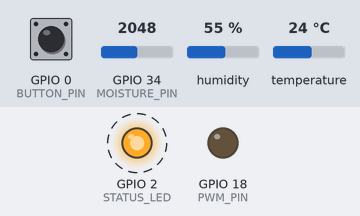
Bench run of a program on a simulated ESP32. On the bench: output pins drawn as LEDs (lit = HIGH). Dashed ring = blinking. The test bench sets the inputs (shaded band); at power-on: GPIO 34 (MOISTURE_PIN) = 2048, GPIO 0 (BUTTON_PIN) HIGH, humidity 55 %, temperature 24 °C (analog values on the 0–4095 scale). WiFi joins after 1.5 s; servers stay silent unless stated; no MQTT or app messages arrive unless stated; what the program prints to the serial monitor is not drawn.

Above: at 1.57 s.
2.1 s: GPIO 34 (MOISTURE_PIN) set to 2207
At 3.9 s:
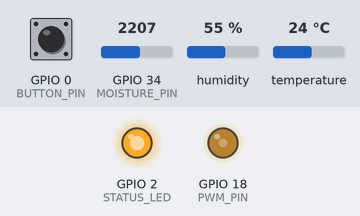
7.5 s: GPIO 34 (MOISTURE_PIN) set to 491
At 10.1 s:
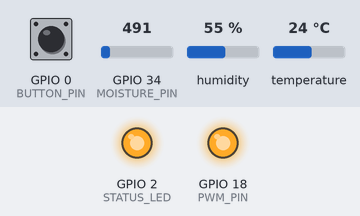
15.8 s: GPIO 0 (BUTTON_PIN) pulled LOW for 0.2 s
19.3 s: GPIO 34 (MOISTURE_PIN) set to 3040
At 21.7 s:
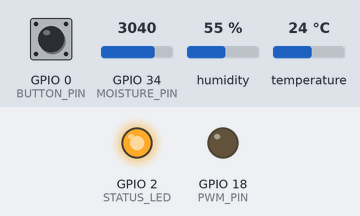
25.5 s: GPIO 34 (MOISTURE_PIN) set to 2970
29.0 s: GPIO 34 (MOISTURE_PIN) set to 2867
At 31.1 s:
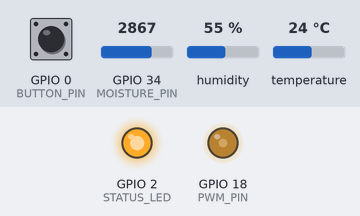
Timing chart, 0 to 37.6 s (numbered marks = the images above; inputs shaded):
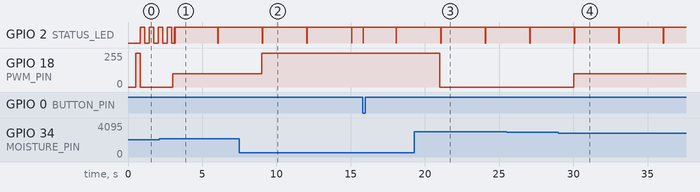

Measured:
- the behaviour switches between 2153 and 2154 on GPIO 34 (MOISTURE_PIN) (found by bisection; images 0 and 1)
- the behaviour switches between 2936 and 2935 on GPIO 34 (MOISTURE_PIN) (found by bisection; images 3 and 4)
- after the input at 2.1 s, GPIO 18 (PWM_PIN): 0/255 → 100/255 after 0.91 s
- after the input at 7.5 s, GPIO 18 (PWM_PIN): 100/255 → 255/255 after 1.5 s
- after the input at 19.3 s, GPIO 18 (PWM_PIN): 255/255 → 0/255 after 1.7 s
- after the input at 29.0 s, GPIO 18 (PWM_PIN): 0/255 → 100/255 after 1.0 s
- by itself, GPIO 2 (STATUS_LED): alternates HIGH for 3.0 s and LOW for 0.03 s

The program:

main.cpp
```cpp
/**
 * esp32_firmware/src/main.cpp
 * TESA Top Gun Rally 2026 - Production-Ready Sensing Node Firmware
 * Dual Target Support: ESP32 WROOM-32 (Testing) & ESP32-S3 N16R8 (Competition)
 *
 * Features:
 * 1. Automatic Pinout Mapping based on target chip (WROOM-32 vs ESP32-S3)
 * 2. Analog ADC Reading with 16-sample Moving Average + Two-Point Calibration
 * 3. Closed-Loop PWM Actuation (Exhaust Fan / Heater Control based on moisture)
 * 4. Digital I/O Interrupt (BOOT Button for instant telemetry trigger & calibration)
 * 5. Non-Blocking Wi-Fi & MQTT Reconnection State Machine (Zero-Freezing)
 * 6. Compliant JSON Telemetry conforming to shared/schemas.py
 */

#include <Arduino.h>
#include <WiFi.h>
#include <PubSubClient.h>
#include <ArduinoJson.h>
#include <DHT.h>

// ==============================================================================
// 1. PIN CONFIGURATION (AUTO-DETECT CHIP TARGET)
// ==============================================================================
#if defined(CONFIG_IDF_TARGET_ESP32S3)
    // --- ESP32-S3 N16R8 (Tournament Board) ---
    #define BOARD_NAME          "ESP32-S3-N16R8"
    const int MOISTURE_PIN    = 4;   // ADC1_CH3 on ESP32-S3 (Safe for Wi-Fi)
    const int PWM_PIN         = 18;  // PWM Actuator (Exhaust Fan / Heater)
    const int STATUS_LED      = 2;   // Onboard LED
    const int BUTTON_PIN      = 0;   // BOOT Button (Active LOW)
    const int DHT_PIN         = 15;  // Digital Pin for DHT11 Temp/Humidity
#else
    // --- ESP32 WROOM-32 (Development / Testing Board) ---
    #define BOARD_NAME          "ESP32-WROOM-32"
    const int MOISTURE_PIN    = 34;  // ADC1_CH6 on WROOM (Input-only, Safe for Wi-Fi)
    const int PWM_PIN         = 18;  // PWM Actuator (Exhaust Fan / Heater)
    const int STATUS_LED      = 2;   // Onboard Blue LED
    const int BUTTON_PIN      = 0;   // BOOT Button (Active LOW)
    const int DHT_PIN         = 15;  // Digital Pin for DHT11 Temp/Humidity
#endif

#define DHTTYPE DHT11
DHT dht(DHT_PIN, DHTTYPE);

// ==============================================================================
// 2. NETWORK & MQTT CONFIGURATION
// ==============================================================================
// หมายเหตุ: ปรับ SSID / Password ให้ตรงกับ Hotspot หรือเราเตอร์ทีม
const char* WIFI_SSID       = "Sorn";
const char* WIFI_PASSWORD   = "11333356";

// IP ของคอมพิวเตอร์ที่รัน Mosquitto MQTT Broker ในวง LAN
const char* MQTT_BROKER     = "172.20.10.3"; // ค่า Default หรือเปลี่ยนเป็น IP เครื่อง Mac
const int   MQTT_PORT       = 1883;

const char* BATCH_ID        = "CPN-2026-B001";
const char* DEVICE_ID       = "esp32_sensing_01";

// ==============================================================================
// 3. CALIBRATION & DRYING PROCESS CONSTANTS
// ==============================================================================
// Two-Point Calibration สำหรับแปลงค่า ADC เป็นค่าความชื้นเมล็ดกาแฟ (%)
// ค่ามาตรฐานส่งออกกาแฟโรบัสตาชุมพร: 10.5% - 12.5%
int   CALIB_ADC_DRY         = 3400; // ค่า ADC เมื่อเมล็ดแห้ง (~10.0%)
float CALIB_MOISTURE_DRY    = 10.0;
int   CALIB_ADC_WET         = 1200; // ค่า ADC เมื่อเมล็ดสด/ชื้น (~14.5%)
float CALIB_MOISTURE_WET    = 14.5;

// การตั้งค่า PWM สำหรับพัดลมระบายความชื้น (LEDC Peripheral)
const uint32_t PWM_FREQ     = 5000; // 5 kHz
const uint8_t  PWM_RES      = 8;    // 8-bit resolution (0 - 255)
const uint8_t  PWM_CHANNEL  = 0;

// ==============================================================================
// 4. GLOBAL STATE & TIMERS
// ==============================================================================
WiFiClient espClient;
PubSubClient mqttClient(espClient);

unsigned long lastPublishTime  = 0;
const unsigned long PUBLISH_INTERVAL = 3000; // ส่งข้อมูลทุก 3 วินาที

unsigned long lastLedBlinkTime = 0;
bool ledState                  = false;

volatile bool buttonPressed    = false;
unsigned long lastDebounceTime = 0;
const unsigned long DEBOUNCE_DELAY = 300;

// ==============================================================================
// 5. HARDWARE INTERRUPT HANDLERS
// ==============================================================================
void IRAM_ATTR handleButtonInterrupt() {
    unsigned long now = millis();
    if (now - lastDebounceTime > DEBOUNCE_DELAY) {
        buttonPressed = true;
        lastDebounceTime = now;
    }
}

// ==============================================================================
// 6. SENSOR FILTERING & ACTUATOR CONTROL
// ==============================================================================
/**
 * อ่านค่า ADC แบบ Moving Average กรองสัญญาณรบกวน 16 ตัวอย่าง
 */
int readFilteredADC() {
    long sum = 0;
    const int SAMPLES = 16;
    for (int i = 0; i < SAMPLES; i++) {
        sum += analogRead(MOISTURE_PIN);
        delayMicroseconds(500);
    }
    return (int)(sum / SAMPLES);
}

/**
 * แปลงค่า ADC เป็นเปอร์เซ็นต์ความชื้นด้วย Two-Point Linear Interpolation
 */
float calculateMoisture(int rawAdc) {
    // ป้องกันการหารด้วยศูนย์
    if (CALIB_ADC_DRY == CALIB_ADC_WET) return 11.5;

    // Linear mapping
    float slope = (CALIB_MOISTURE_WET - CALIB_MOISTURE_DRY) / (float)(CALIB_ADC_WET - CALIB_ADC_DRY);
    float moisture = CALIB_MOISTURE_DRY + slope * (rawAdc - CALIB_ADC_DRY);

    // Clamp ให้อยู่ในช่วงความเป็นไปได้ทางกายภาพ (8.0% - 25.0%)
    if (moisture < 8.0)  moisture = 8.0;
    if (moisture > 25.0) moisture = 25.0;

    return round(moisture * 10.0) / 10.0;
}

/**
 * ควบคุมความเร็วพัดลมระบายความชื้น (PWM) ตามสถานะความชื้นเมล็ดกาแฟ
 */
int updatePwmActuator(float moisturePct) {
    int targetDuty = 0;

    if (moisturePct > 12.5) {
        // ความชื้นเกินเกณฑ์ส่งออก -> เร่งพัดลมระบายอากาศ 100%
        targetDuty = 255;
    } else if (moisturePct >= 11.0) {
        // ความชื้นเหมาะสมสำหรับตากแห้งแบบประณีต -> เปิดพัดลมเบาๆ 40%
        targetDuty = 100;
    } else {
        // ความชื้นแห้งสมบูรณ์ตามมาตรฐาน -> ปิดพัดลม
        targetDuty = 0;
    }

    // รองรับทั้ง Arduino Core v3 และ v2
    #if defined(ESP_ARDUINO_VERSION_MAJOR) && (ESP_ARDUINO_VERSION_MAJOR >= 3)
        ledcWrite(PWM_PIN, targetDuty);
    #else
        ledcWrite(PWM_CHANNEL, targetDuty);
    #endif

    return targetDuty;
}

// ==============================================================================
// 7. NETWORKING (NON-BLOCKING) & TELEMETRY PUBLISH
// ==============================================================================
void publishTelemetry(const char* triggerReason);

void checkWifiConnection() {
    static bool wasConnected = false;
    if (WiFi.status() == WL_CONNECTED) {
        if (!wasConnected) {
            wasConnected = true;
            Serial.println();
            Serial.printf("[%s] >>> Wi-Fi CONNECTED! <<<\n", BOARD_NAME);
            Serial.printf("[%s] Assigned IP: %s\n", BOARD_NAME, WiFi.localIP().toString().c_str());
            Serial.printf("[%s] Gateway IP : %s\n", BOARD_NAME, WiFi.gatewayIP().toString().c_str());
        }
    } else {
        if (wasConnected) {
            wasConnected = false;
            Serial.printf("[%s] Wi-Fi Connection Lost!\n", BOARD_NAME);
        }
        static unsigned long lastWifiAttempt = 0;
        if (millis() - lastWifiAttempt > 8000) {
            lastWifiAttempt = millis();
            Serial.printf("[%s] Wi-Fi not connected (status=%d), retrying '%s'...\n", BOARD_NAME, WiFi.status(), WIFI_SSID);
            WiFi.reconnect();
        }
    }
}

void checkMqttConnection() {
    if (WiFi.status() == WL_CONNECTED && !mqttClient.connected()) {
        static unsigned long lastMqttAttempt = 0;
        if (millis() - lastMqttAttempt > 3000) {
            lastMqttAttempt = millis();
            Serial.printf("[%s] Connecting to MQTT Broker (%s:%d)... ", BOARD_NAME, MQTT_BROKER, MQTT_PORT);
            if (mqttClient.connect(DEVICE_ID)) {
                Serial.println("CONNECTED! Ready to stream telemetry.");
                digitalWrite(STATUS_LED, HIGH);
                publishTelemetry("FIRST_CONNECT");
            } else {
                Serial.printf("FAILED (rc=%d), will retry.\n", mqttClient.state());
            }
        }
    }
}

void publishTelemetry(const char* triggerReason = "PERIODIC") {
    int rawAdc = readFilteredADC();
    float moisture = calculateMoisture(rawAdc);
    int pwmDuty = updatePwmActuator(moisture);

    // อ่านค่าอุณหภูมิและความชื้นอากาศจริงจากเซ็นเซอร์ DHT11 (GPIO 15)
    float rawTemp = dht.readTemperature();
    float rawHumidity = dht.readHumidity();

    static float lastValidTemp = 29.5;
    static float lastValidHum  = 63.8;

    float temp = isnan(rawTemp) ? lastValidTemp : round(rawTemp * 10.0) / 10.0;
    float humidity = isnan(rawHumidity) ? lastValidHum : round(rawHumidity * 10.0) / 10.0;

    if (!isnan(rawTemp)) lastValidTemp = temp;
    if (!isnan(rawHumidity)) lastValidHum = humidity;

    const char* statusStr = "DRYING_NORMAL";
    if (moisture > 12.5) {
        statusStr = "MOISTURE_HIGH";
    } else if (moisture < 11.0) {
        statusStr = "DRYING_COMPLETE";
    }

    // สร้าง JSON ตาม Data Contract: shared/schemas.py
    JsonDocument doc;
    doc["device_id"]            = DEVICE_ID;
    doc["batch_id"]             = BATCH_ID;
    doc["timestamp"]            = (double)millis() / 1000.0;
    doc["moisture_pct"]         = moisture;
    doc["ambient_temp_c"]       = temp;
    doc["ambient_humidity_pct"] = humidity;
    doc["status"]               = statusStr;

    // ข้อมูลวินิจฉัยฮาร์ดแวร์เพิ่มเติมสำหรับทีม
    doc["raw_adc"]              = rawAdc;
    doc["pwm_duty"]             = pwmDuty;
    doc["board_type"]           = BOARD_NAME;
    doc["trigger"]              = triggerReason;

    char jsonBuffer[384];
    serializeJson(doc, jsonBuffer);

    char topic[64];
    snprintf(topic, sizeof(topic), "tgr2026/coffee/%s/sensing", BATCH_ID);

    if (mqttClient.connected()) {
        bool pubOk = mqttClient.publish(topic, jsonBuffer);
        if (pubOk) {
            Serial.printf(">> [MQTT PUB OK] Topic: %s | Payload: %s\n", topic, jsonBuffer);
            // กะพริบ LED ยืนยันการส่งข้อความสำเร็จ
            digitalWrite(STATUS_LED, LOW);
            delay(30);
            digitalWrite(STATUS_LED, HIGH);
        } else {
            Serial.printf(">> [MQTT PUB FAILED] (Buffer limit or network drop) Topic: %s\n", topic);
        }
    } else {
        Serial.printf(">> [LOCAL TELEMETRY] (Offline Mode) %s\n", jsonBuffer);
    }
}

// ==============================================================================
// 8. SETUP & LOOP
// ==============================================================================
void setup() {
    Serial.begin(115200);
    delay(500);

    Serial.println("\n=======================================================");
    Serial.printf("   TESA TOP GUN RALLY 2026 - SENSING NODE FIRMWARE\n");
    Serial.printf("   Target Architecture: %s\n", BOARD_NAME);
    Serial.printf("   Moisture Pin: GPIO%d | PWM Pin: GPIO%d | Button: GPIO%d | DHT11: GPIO%d\n", MOISTURE_PIN, PWM_PIN, BUTTON_PIN, DHT_PIN);
    Serial.println("=======================================================");

    // เริ่มต้นเซ็นเซอร์ DHT11
    dht.begin();

    // กำหนดโหมดขา
    pinMode(STATUS_LED, OUTPUT);
    pinMode(BUTTON_PIN, INPUT_PULLUP);
    attachInterrupt(digitalPinToInterrupt(BUTTON_PIN), handleButtonInterrupt, FALLING);

    // กำหนด ADC Resolution (12-bit = 0 - 4095)
    analogReadResolution(12);

    // ติดตั้ง PWM Peripheral (LEDC)
    #if defined(ESP_ARDUINO_VERSION_MAJOR) && (ESP_ARDUINO_VERSION_MAJOR >= 3)
        ledcAttach(PWM_PIN, PWM_FREQ, PWM_RES);
    #else
        ledcSetup(PWM_CHANNEL, PWM_FREQ, PWM_RES);
        ledcAttachPin(PWM_PIN, PWM_CHANNEL);
    #endif

    // ตั้งค่า Wi-Fi และ MQTT
    WiFi.mode(WIFI_STA);
    WiFi.setAutoReconnect(true);
    Serial.printf("[%s] Connecting to Wi-Fi: %s ...\n", BOARD_NAME, WIFI_SSID);
    WiFi.begin(WIFI_SSID, WIFI_PASSWORD);
    mqttClient.setServer(MQTT_BROKER, MQTT_PORT);
    mqttClient.setBufferSize(512); // ขยาย Buffer ให้รองรับ JSON ขนาดใหญ่ (>256 bytes)

    // ทดสอบหมุนพัดลม PWM ทดสอบเริ่มต้น (Self-test)
    updatePwmActuator(13.0); // เปิดพัดลมชั่วคราว 0.3 วินาที
    delay(300);
    updatePwmActuator(10.0); // ปิด
}

void loop() {
    // 1. ตรวจสอบสถานะเครือข่าย Wi-Fi และ MQTT แบบ Non-blocking
    checkWifiConnection();
    checkMqttConnection();
    mqttClient.loop();

    // 2. ตรวจสอบปุ่มกด BOOT (Immediate Trigger)
    if (buttonPressed) {
        buttonPressed = false;
        Serial.println(">> [BUTTON PRESSED] Manual Telemetry Triggered!");
        publishTelemetry("MANUAL_BUTTON");
    }

    // 3. ส่งข้อมูลตามรอบเวลา (Periodic Publish)
    unsigned long now = millis();
    if (now - lastPublishTime >= PUBLISH_INTERVAL) {
        lastPublishTime = now;
        publishTelemetry("PERIODIC");
    }

    // 4. จัดการไฟสถานะ LED เมื่อยังไม่ได้ต่อ Wi-Fi (กะพริบแจ้งเตือน)
    if (WiFi.status() != WL_CONNECTED || !mqttClient.connected()) {
        if (now - lastLedBlinkTime > 300) {
            lastLedBlinkTime = now;
            ledState = !ledState;
            digitalWrite(STATUS_LED, ledState);
        }
    }
}
```
